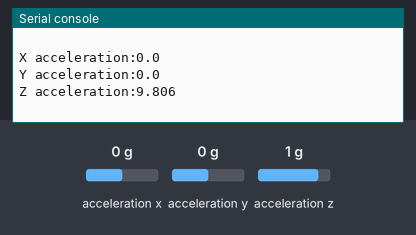
A program run on a simulated Raspberry Pi Pico running CircuitPython. Parts: the last lines printed to the serial console. The test bench sets the inputs (shaded band); at power-on: acceleration x 0 g, acceleration y 0 g, acceleration z 1 g.

Above: at 1.2 s.
1.3 s: acceleration x set to -1.4 g
At 2.14 s:
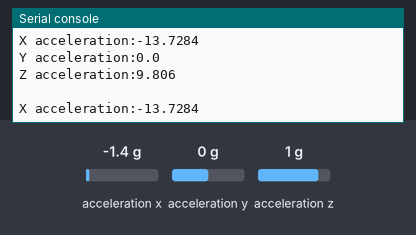
2.8 s: acceleration y set to -1.4 g
At 4.28 s:
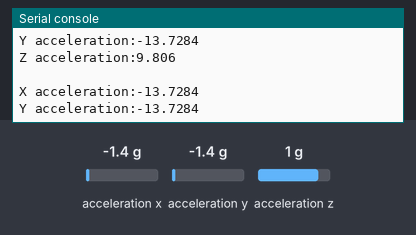
4.3 s: acceleration z set to -1.4 g
At 4.79 s:
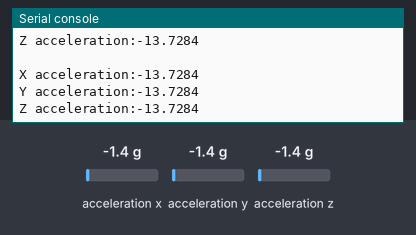

The program:

Crash_Avoidance_1.py
```python
import board
import time
import adafruit_mpu6050
import busio

sda_pin = board.GP14
scl_pin = board.GP15
i2c = busio.I2C(scl_pin, sda_pin)

mpu = adafruit_mpu6050.MPU6050(i2c)

while True:
    Xaccel = mpu.acceleration[0]
    Yaccel = mpu.acceleration[1]
    Zaccel = mpu.acceleration[2]

    print(f"X acceleration:{Xaccel}")
    print(f"Y acceleration:{Yaccel}")
    print(f"Z acceleration:{Zaccel}")
    print(" ")

    time.sleep(.1)
```

Measured:
- after the input at 1.3 s, the serial console: prints a new line at once (image 1)
- after the input at 2.8 s, the serial console: prints a new line after 0.05 s (image 2)
- after the input at 4.3 s, the serial console: prints a new line after 0.08 s (image 3)
